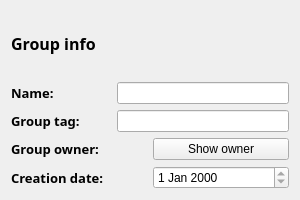
<?xml version="1.0" encoding="UTF-8"?>
<ui version="4.0">
 <class>GroupInfo</class>
 <widget class="QWidget" name="GroupInfo">
  <property name="windowModality">
   <enum>Qt::ApplicationModal</enum>
  </property>
  <property name="geometry">
   <rect>
    <x>0</x>
    <y>0</y>
    <width>300</width>
    <height>200</height>
   </rect>
  </property>
  <property name="maximumSize">
   <size>
    <width>300</width>
    <height>200</height>
   </size>
  </property>
  <property name="windowTitle">
   <string>Group information</string>
  </property>
  <layout class="QVBoxLayout" name="verticalLayout">
   <item>
    <widget class="QLabel" name="label_5">
     <property name="font">
      <font>
       <family>Segoe UI Variable Small Semibol</family>
       <pointsize>12</pointsize>
       <bold>true</bold>
      </font>
     </property>
     <property name="text">
      <string>Group info</string>
     </property>
    </widget>
   </item>
   <item>
    <layout class="QHBoxLayout" name="horizontalLayout_3">
     <item>
      <widget class="QLabel" name="label_4">
       <property name="minimumSize">
        <size>
         <width>100</width>
         <height>0</height>
        </size>
       </property>
       <property name="font">
        <font>
         <family>Segoe UI Variable Small Semibol</family>
         <pointsize>10</pointsize>
         <bold>true</bold>
        </font>
       </property>
       <property name="text">
        <string>Name:</string>
       </property>
      </widget>
     </item>
     <item>
      <widget class="QLineEdit" name="groupName">
       <property name="readOnly">
        <bool>true</bool>
       </property>
      </widget>
     </item>
    </layout>
   </item>
   <item>
    <layout class="QHBoxLayout" name="horizontalLayout">
     <item>
      <widget class="QLabel" name="label">
       <property name="minimumSize">
        <size>
         <width>100</width>
         <height>0</height>
        </size>
       </property>
       <property name="font">
        <font>
         <family>Segoe UI Variable Small Semibol</family>
         <pointsize>10</pointsize>
         <bold>true</bold>
        </font>
       </property>
       <property name="text">
        <string>Group tag:</string>
       </property>
      </widget>
     </item>
     <item>
      <widget class="QLineEdit" name="groupTag">
       <property name="readOnly">
        <bool>true</bool>
       </property>
      </widget>
     </item>
    </layout>
   </item>
   <item>
    <layout class="QHBoxLayout" name="horizontalLayout_4">
     <item>
      <widget class="QLabel" name="label_3">
       <property name="minimumSize">
        <size>
         <width>100</width>
         <height>0</height>
        </size>
       </property>
       <property name="font">
        <font>
         <family>Segoe UI Variable Small Semibol</family>
         <pointsize>10</pointsize>
         <bold>true</bold>
        </font>
       </property>
       <property name="text">
        <string>Group owner:</string>
       </property>
      </widget>
     </item>
     <item>
      <widget class="QPushButton" name="pushButton">
       <property name="text">
        <string>Show owner</string>
       </property>
       <property name="icon">
        <iconset resource="../../images.qrc">
         <normaloff>:/messagemenu/ui/images/contactsPH.ico</normaloff>:/messagemenu/ui/images/contactsPH.ico</iconset>
       </property>
      </widget>
     </item>
    </layout>
   </item>
   <item>
    <layout class="QHBoxLayout" name="horizontalLayout_2">
     <item>
      <widget class="QLabel" name="label_2">
       <property name="minimumSize">
        <size>
         <width>10</width>
         <height>0</height>
        </size>
       </property>
       <property name="font">
        <font>
         <family>Segoe UI Variable Small Semibol</family>
         <pointsize>10</pointsize>
         <bold>true</bold>
        </font>
       </property>
       <property name="text">
        <string>Creation date:</string>
       </property>
      </widget>
     </item>
     <item>
      <widget class="QDateEdit" name="groupDate">
       <property name="readOnly">
        <bool>true</bool>
       </property>
      </widget>
     </item>
    </layout>
   </item>
  </layout>
 </widget>
 <layoutdefault spacing="6" margin="11"/>
 <resources>
  <include location="../../images.qrc"/>
 </resources>
 <connections/>
</ui>
